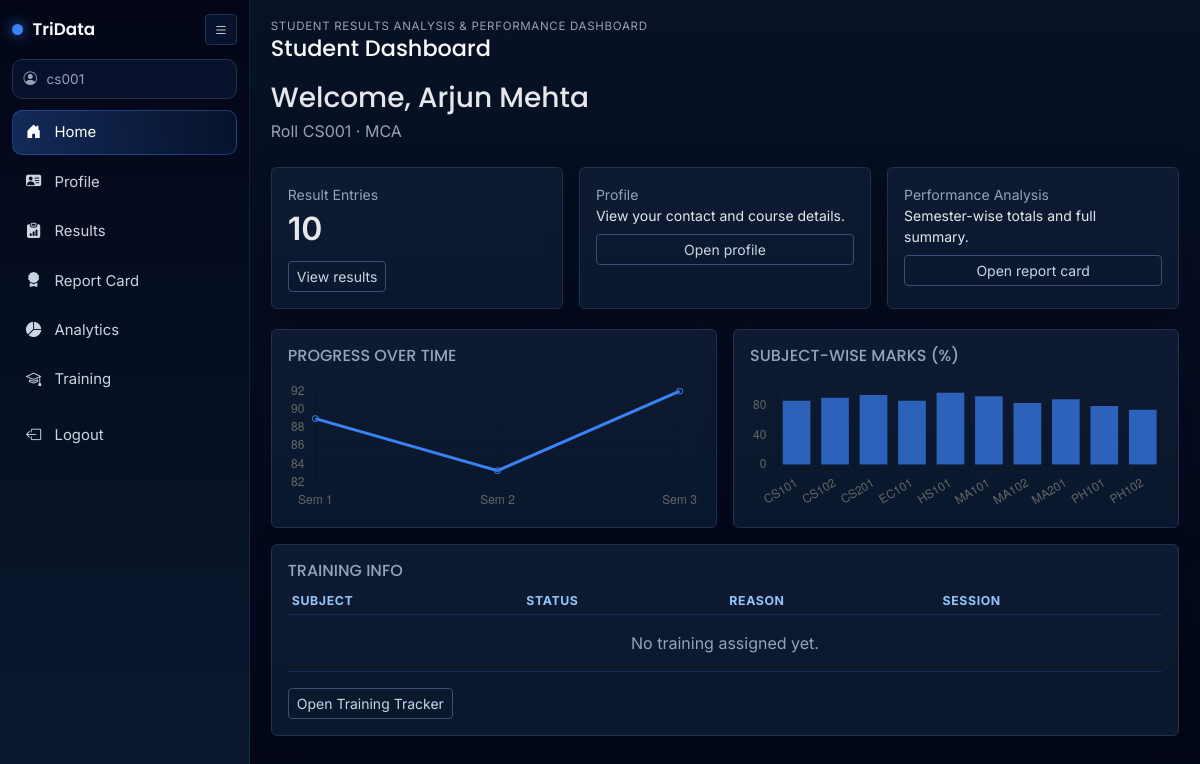
Screenshot of /student/ (signed in) with the database file from the repository.
### app/models.py (models this page shows, shortened)
class User(UserMixin, db.Model):
    __tablename__ = "users"
    id = db.Column(db.Integer, primary_key=True)
    username = db.Column(db.String(80), unique=True, nullable=False, index=True)
    password_hash = db.Column(db.String(256), nullable=False)
    role = db.Column(db.String(20), nullable=False, default="student")  # admin | faculty | student
    student = db.relationship("Student", backref="user_account", uselist=False)
    faculty = db.relationship("Faculty", backref="user_account", uselist=False)

class Student(db.Model):
    __tablename__ = "students"
    id = db.Column(db.Integer, primary_key=True)
    user_id = db.Column(db.Integer, db.ForeignKey("users.id"), unique=True, nullable=False)
    roll_number = db.Column(db.String(64), unique=True, nullable=False, index=True)
    full_name = db.Column(db.String(160), nullable=False)
    email = db.Column(db.String(120))
    phone = db.Column(db.String(32))
    course_id = db.Column(db.Integer, db.ForeignKey("courses.id"), nullable=False)
    results = db.relationship("Result", backref="student", lazy="dynamic", cascade="all, delete-orphan")
    trainings = db.relationship("Training", backref="student", lazy="dynamic", cascade="all, delete-orphan")

class Course(db.Model):
    __tablename__ = "courses"
    id = db.Column(db.Integer, primary_key=True)
    name = db.Column(db.String(120), nullable=False)
    code = db.Column(db.String(32), unique=True, nullable=False, index=True)
    duration_years = db.Column(db.Integer, default=4)
    subjects = db.relationship("Subject", backref="course", lazy="dynamic")
    students = db.relationship("Student", backref="course", lazy="dynamic")

### app/routes/student.py (the view)
@bp.route("/")
def dashboard():
    student = _get_student()
    rows = Result.query.filter_by(student_id=student.id).join(Subject).order_by(Result.semester).all()
    n = len(rows)
    by_sem = {}
    by_sub: dict[str, list[float]] = {}
    sub_name_by_code: dict[str, str] = {}
    for row in rows:
        max_marks = float(row.subject.max_internal + row.subject.max_external)
        pct = (row.total_marks / max_marks * 100.0) if max_marks else 0.0
        by_sem.setdefault(row.semester, []).append(pct)
        code = row.subject.code
        sub_name_by_code[code] = row.subject.name
        by_sub.setdefault(code, []).append(pct)
    sem_labels = [f"Sem {s}" for s in sorted(by_sem.keys())]
    sem_values = [round(sum(by_sem[s]) / len(by_sem[s]), 1) for s in sorted(by_sem.keys())]
    sub_labels = sorted(by_sub.keys())
    sub_values = [round(sum(by_sub[s]) / len(by_sub[s]), 1) for s in sub_labels]
    sub_subject_names = [sub_name_by_code[c] for c in sub_labels]
    training_items = Training.query.filter_by(student_id=student.id).order_by(Training.id.desc()).limit(5).all()
    return render_template(
        "student/dashboard.html",
        student=student,
        result_count=n,
        sem_labels=sem_labels,
        sem_values=sem_values,
        sub_labels=sub_labels,
        sub_values=sub_values,
        sub_subject_names=sub_subject_names,
        training_items=training_items,
    )

### app/models.py (called while the page is built)
    @property
    def total_marks(self) -> float:
        return float(self.internal_marks or 0) + float(self.external_marks or 0)

### app/routes/student.py (called while the page is built)
@bp.before_request
@login_required
def _student_gate():
    if current_user.role != "student":
        abort(403)

def _get_student() -> Student:
    st = Student.query.filter_by(user_id=current_user.id).first()
    if not st:
        abort(404)
    return st

### app/templates/student/dashboard.html (shortened to what this page needs)
{% extends "base.html" %}
{% block page_title %}Student Dashboard{% endblock %}
{% block content %}
<h1 class="h3 mb-1">Welcome, {{ student.full_name }}</h1>
<p class="text-muted mb-4">Roll {{ student.roll_number }} · {{ student.course.name }}</p>
<div class="row g-3">
  <div class="col-md-4">
    <div class="card p-3 h-100">
      <div class="text-muted small">Result Entries</div>
      <div class="fs-2 fw-semibold">{{ result_count }}</div>
      <a class="btn btn-sm btn-outline-primary mt-2 align-self-start" href="{{ url_for('student.results') }}">View results</a>
    </div>
  </div>
  <div class="col-md-4">
    <div class="card p-3 h-100">
      <div class="text-muted small">Profile</div>
      <p class="mb-2 small">View your contact and course details.</p>
      <a class="btn btn-sm btn-outline-secondary" href="{{ url_for('student.profile') }}">Open profile</a>
    </div>
  </div>
  <div class="col-md-4">
    <div class="card p-3 h-100">
      <div class="text-muted small">Performance Analysis</div>
      <p class="mb-2 small">Semester-wise totals and full summary.</p>
      <a class="btn btn-sm btn-outline-primary" href="{{ url_for('student.report_card') }}">Open report card</a>
    </div>
  </div>
</div>
<div class="row g-3 mt-1">
  <div class="col-lg-6">
    <div class="card p-3">
      <h2 class="h6 text-uppercase text-muted mb-3">Progress Over Time</h2>
      <canvas id="studentTrendChart" height="130"></canvas>
    </div>
  </div>
  <div class="col-lg-6">
    <div class="card p-3">
      <h2 class="h6 text-uppercase text-muted mb-3">Subject-wise Marks (%)</h2>
      <canvas id="studentSubjectChart" height="130"></canvas>
    </div>
  </div>
</div>
<div class="card p-3 mt-3">
  <h2 class="h6 text-uppercase text-muted">Training Info</h2>
  <div class="table-responsive">
    <table class="table table-sm mb-0">
      <thead><tr><th>Subject</th><th>Status</th><th>Reason</th><th>Session</th></tr></thead>
      <tbody>
        {% for t in training_items %}
        <tr>
          <td>{{ t.subject.code }}</td>
          <td><span class="badge bg-secondary">{{ t.status }}</span></td>
          <td>{{ t.reason }}</td>
          <td>{{ t.session_date or "—" }}</td>
        </tr>
        {% else %}
        <tr><td colspan="4" class="text-muted text-center py-3">No training assigned yet.</td></tr>
        {% endfor %}
      </tbody>
    </table>
  </div>
  <a class="btn btn-outline-secondary btn-sm mt-3 align-self-start" href="{{ url_for('student.training') }}">Open Training Tracker</a>
</div>
{% endblock %}
{% block extra_js %}
<script>
  new Chart(document.getElementById("studentTrendChart"), {
    type: "line",
    data: { labels: {{ sem_labels|tojson }}, datasets: [{ data: {{ sem_values|tojson }}, borderColor: "#3b82f6" }] },
    options: { plugins: { legend: { display: false } } }
  });
  const subSubjectNames = {{ sub_subject_names|tojson }};
  new Chart(document.getElementById("studentSubjectChart"), {
    type: "bar",
    data: { labels: {{ sub_labels|tojson }}, datasets: [{ data: {{ sub_values|tojson }}, backgroundColor: "rgba(59,130,246,0.7)" }] },
    options: {
      plugins: {
        legend: { display: false },
        tooltip: {
          callbacks: {
            afterLabel(ctx) {
              const i = ctx.dataIndex;
              const n = subSubjectNames[i];
              return n ? `Subject: ${n}` : "";
            }
          }
        }
      }
    }
  });
</script>
{% endblock %}

### app/templates/base.html (shortened to what this page needs)
<!DOCTYPE html>
<html lang="en">
<head>
  <link href="https://cdn.jsdelivr.net/npm/bootstrap-icons@1.11.3/font/bootstrap-icons.css" rel="stylesheet">
  <link href="https://cdn.jsdelivr.net/npm/bootstrap@5.3.3/dist/css/bootstrap.min.css" rel="stylesheet">
  <link rel="stylesheet" href="{{ url_for('static', filename='css/app.css') }}">
</head>
<body>
  {% if current_user.is_authenticated %}
  <div id="tridataShell" class="app-shell">
    <aside id="appSidebar" class="app-sidebar">
      <div class="sidebar-head">
        <div class="brand-wrap">
          <span class="brand-dot"></span>
          <span class="brand-text">TriData</span>
        </div>
        <button id="sidebarToggle" class="btn btn-sm icon-btn" type="button" aria-label="Toggle sidebar">
          <i class="bi bi-list"></i>
        </button>
      </div>
      <div class="user-chip">
        <i class="bi bi-person-circle"></i>
        <span>{{ current_user.username }}</span>
      </div>
      <nav class="side-nav">
        {% if current_user.role == 'admin' %}
        <a class="side-link {% if request.endpoint == 'admin.dashboard' %}active{% endif %}" href="{{ url_for('admin.dashboard') }}"><i class="bi bi-grid-1x2-fill"></i><span>Dashboard</span></a>
        <a class="side-link {% if request.endpoint in ['admin.courses_list', 'admin.course_add', 'admin.course_edit'] %}active{% endif %}" href="{{ url_for('admin.courses_list') }}"><i class="bi bi-journal-bookmark-fill"></i><span>Courses</span></a>
        <a class="side-link {% if request.endpoint in ['admin.subjects_list', 'admin.subject_add', 'admin.subject_edit'] %}active{% endif %}" href="{{ url_for('admin.subjects_list') }}"><i class="bi bi-diagram-3-fill"></i><span>Subjects</span></a>
        <a class="side-link {% if request.endpoint in ['admin.students_list', 'admin.student_add', 'admin.student_edit', 'admin.student_results_view'] %}active{% endif %}" href="{{ url_for('admin.students_list') }}"><i class="bi bi-people-fill"></i><span>Students</span></a>
        <a class="side-link {% if request.endpoint in ['admin.faculty_list', 'admin.faculty_add', 'admin.faculty_edit', 'admin.faculty_assignments'] %}active{% endif %}" href="{{ url_for('admin.faculty_list') }}"><i class="bi bi-person-badge-fill"></i><span>Faculty</span></a>
        <a class="side-link {% if request.endpoint == 'admin.results_list' %}active{% endif %}" href="{{ url_for('admin.results_list') }}"><i class="bi bi-bar-chart-line-fill"></i><span>Results</span></a>
        <a class="side-link {% if request.endpoint == 'admin.analytics' %}active{% endif %}" href="{{ url_for('admin.analytics') }}"><i class="bi bi-pie-chart-fill"></i><span>Analytics</span></a>
        <a class="side-link {% if request.endpoint == 'admin.results_upload' %}active{% endif %}" href="{{ url_for('admin.results_upload') }}"><i class="bi bi-cloud-upload-fill"></i><span>Upload CSV</span></a>
        <a class="side-link {% if request.endpoint in ['admin.training_list'] %}active{% endif %}" href="{{ url_for('admin.training_list') }}"><i class="bi bi-mortarboard-fill"></i><span>Training</span></a>
        {% else %}
        <a class="side-link {% if request.endpoint == 'student.dashboard' %}active{% endif %}" href="{{ url_for('student.dashboard') }}"><i class="bi bi-house-door-fill"></i><span>Home</span></a>
        <a class="side-link {% if request.endpoint == 'student.profile' %}active{% endif %}" href="{{ url_for('student.profile') }}"><i class="bi bi-person-vcard-fill"></i><span>Profile</span></a>
        <a class="side-link {% if request.endpoint == 'student.results' %}active{% endif %}" href="{{ url_for('student.results') }}"><i class="bi bi-clipboard-data-fill"></i><span>Results</span></a>
        <a class="side-link {% if request.endpoint == 'student.report_card' %}active{% endif %}" href="{{ url_for('student.report_card') }}"><i class="bi bi-award-fill"></i><span>Report Card</span></a>
        <a class="side-link {% if request.endpoint == 'student.analytics' %}active{% endif %}" href="{{ url_for('student.analytics') }}"><i class="bi bi-pie-chart-fill"></i><span>Analytics</span></a>
        <a class="side-link {% if request.endpoint == 'student.training' %}active{% endif %}" href="{{ url_for('student.training') }}"><i class="bi bi-mortarboard"></i><span>Training</span></a>
        {% endif %}
      </nav>
      <a class="side-link logout-link" href="{{ url_for('auth.logout') }}"><i class="bi bi-box-arrow-left"></i><span>Logout</span></a>
    </aside>
    <div class="content-wrap">
      <header class="content-head">
        <div>
          <div class="eyebrow">Student Results Analysis & Performance Dashboard</div>
          <h1 class="page-title">{% block page_title %}TriData{% endblock %}</h1>
        </div>
      </header>
      <main class="content-main">
        {{ self.content() }}
      </main>
    </div>
  </div>
  {% endif %}
  {% block extra_js %}{% endblock %}
</body>
</html>

### app/static/css/app.css (style rules this page uses)
:root { --deep-blue: #0a192f; --dark-black: #020617; --accent-blue: #3b82f6; --light-text: #e5e7eb; --muted-text: #94a3b8; --panel: #0f1b33; --panel-2: #111f3a; --border: #23314f; }
* { font-family: Inter, "Segoe UI", sans-serif; }
body { min-height: 100vh; background: linear-gradient(180deg, #071225 0%, var(--dark-black) 100%); color: var(--light-text); }
h1, h2, h3, h4, h5, h6, .page-title, .brand-text { font-family: Poppins, Inter, sans-serif; }
.app-shell { display: flex; min-height: 100vh; }
.app-sidebar { position: fixed; top: 0; left: 0; bottom: 0; width: 250px; background: linear-gradient(180deg, var(--dark-black) 0%, var(--deep-blue) 100%); border-right: 1px solid rgba(59, 130, 246, 0.18); padding: 0.9rem 0.75rem 0.8rem; transition: width 0.2s ease; overflow: hidden; z-index: 1050; }
.sidebar-head { display: flex; align-items: center; justify-content: space-between; margin-bottom: 0.85rem; }
.brand-wrap { display: flex; align-items: center; gap: 0.6rem; }
.brand-dot { width: 11px; height: 11px; border-radius: 50%; background: var(--accent-blue); box-shadow: 0 0 14px rgba(59, 130, 246, 0.8); }
.brand-text { font-size: 1.05rem; font-weight: 600; color: #f8fafc; }
.icon-btn { border: 1px solid var(--border); color: var(--light-text); background: rgba(59, 130, 246, 0.1); }
.user-chip { display: flex; align-items: center; gap: 0.6rem; color: var(--muted-text); border: 1px solid var(--border); background: rgba(59, 130, 246, 0.08); border-radius: 10px; padding: 0.55rem 0.65rem; font-size: 0.85rem; margin-bottom: 0.7rem; }
.side-nav { display: flex; flex-direction: column; gap: 0.3rem; }
.side-link { display: flex; align-items: center; gap: 0.75rem; color: #cbd5e1; text-decoration: none; border-radius: 10px; padding: 0.62rem 0.72rem; font-size: 0.93rem; border: 1px solid transparent; transition: all 0.18s ease; }
.side-link i { width: 18px; text-align: center; font-size: 0.95rem; }
.side-link.active { color: #fff; border-color: rgba(59, 130, 246, 0.36); background: linear-gradient(90deg, rgba(59, 130, 246, 0.28), rgba(59, 130, 246, 0.08)); }
.logout-link { margin-top: 0.7rem; }
.content-wrap { margin-left: 250px; width: calc(100% - 250px); transition: margin-left 0.2s ease, width 0.2s ease; }
.content-head { padding: 1.1rem 1.3rem 0.4rem; }
.eyebrow { color: var(--muted-text); text-transform: uppercase; letter-spacing: 0.06em; font-size: 0.72rem; }
.page-title { margin-bottom: 0; font-size: 1.4rem; color: #f8fafc; }
.content-main { padding: 0.8rem 1.3rem 1.35rem; }
.card { background: linear-gradient(180deg, rgba(15, 27, 51, 0.92), rgba(10, 25, 47, 0.92)); border: 1px solid var(--border); box-shadow: 0 10px 30px rgba(2, 6, 23, 0.45); color: var(--light-text); }
.table { --bs-table-bg: transparent; --bs-table-color: #dbeafe; --bs-table-border-color: rgba(59, 130, 246, 0.18); --bs-table-hover-bg: rgba(59, 130, 246, 0.08); }
.table thead th { font-size: 0.77rem; text-transform: uppercase; letter-spacing: 0.05em; color: #93c5fd; border-bottom-width: 1px; }
.text-muted, .small.text-muted { color: var(--muted-text) !important; }
.btn-outline-secondary, .btn-outline-primary, .btn-outline-success, .btn-outline-danger { border-color: #3b4f73; color: #cbd5e1; }

### rows the page displays
User: username "cs001"
Student: full_name "Arjun Mehta", roll_number "CS001"
Course: course.name "MCA"

### other values shown
{{ result_count }} "10"
chart data {{ sem_values|tojson }} [89.0, 83.3, 92.0]
chart data {{ sub_labels|tojson }} ["CS101", "CS102", "CS201", "EC101", "HS101", "MA101", "MA102", "MA201", "PH101", "PH102"]
